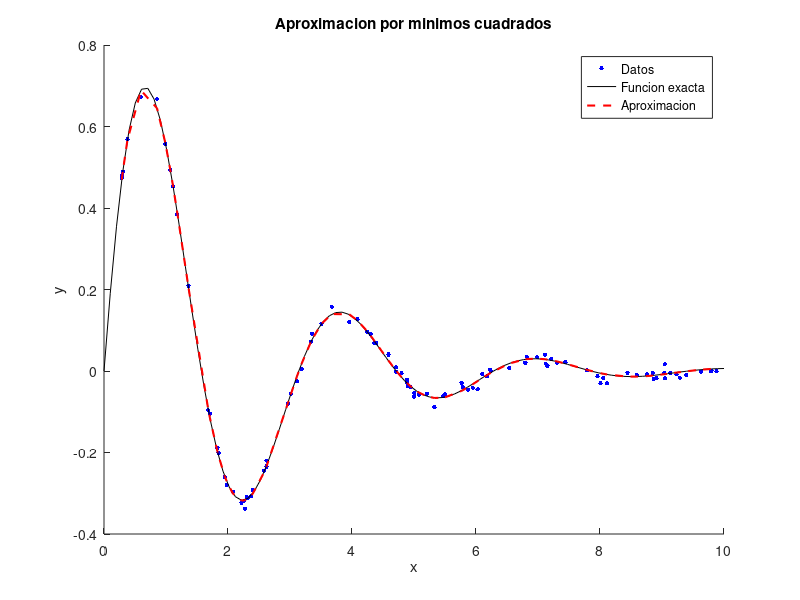
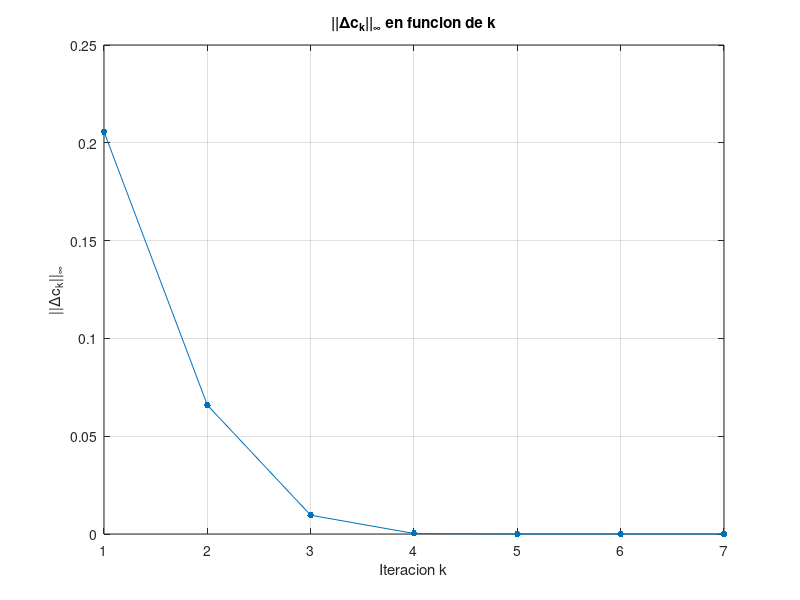
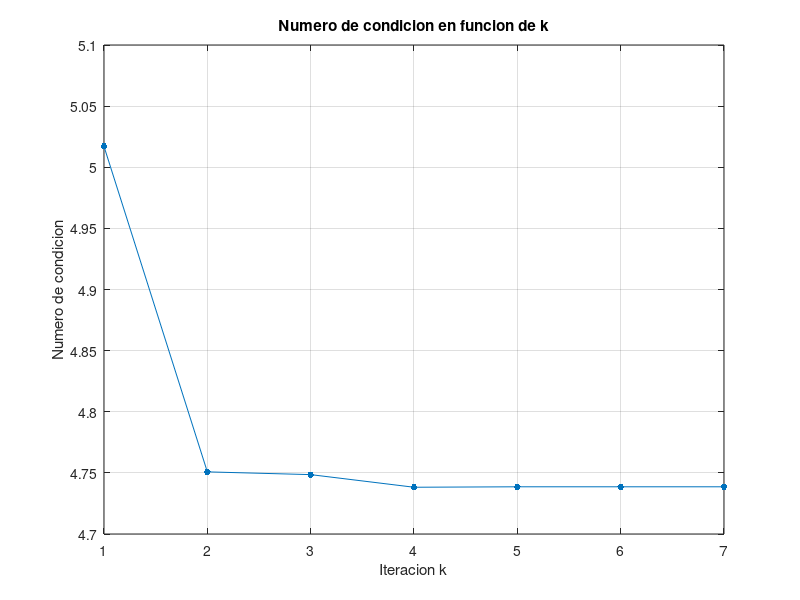

MATLAB code for these plots, in order:

%% Inciso a

data = load("data/data.mat");

%% Inciso b

function fxc = funcion(x, c)
    % 
    %   Función que evalúa 
    %   f(x, c) = c1 * exp(-c2 * x) * sin(c3 * x + c4)
    %
    %   Inputs
    %       x: vector con las x
    %       c: vector con los coeficientes [c1, c2, c3, c4]
    %
    %   Output
    %       f: valores de f(x, c) evaluados en x
    
    fxc = c(1) * exp(-c(2) * x) .* sin(c(3) * x + c(4));
end

function Jf = jacobiano_f(x, c)
    %
    %   Función que calcula el Jacobiano de f respecto a los
    %   coeficientes c = [c1, c2, c3, c4].
    %
    %   Inputs
    %       x: vector con las x
    %       c: vector con los coeficientes [c1, c2, c3, c4]
    %
    %   Output
    %       J: matriz Jacobiana evaluada en x y c
    
    Jf = zeros(length(x), 4);

    Jf(:, 1) = exp(-c(2) * x) .* sin(c(3) * x + c(4));        
    Jf(:, 2) = -c(1) * x .* exp(-c(2) * x) .* sin(c(3) * x + c(4));    
    Jf(:, 3) = c(1) * exp(-c(2) * x) .* x .* cos(c(3) * x + c(4));
    Jf(:, 4) = c(1) * exp(-c(2) * x) .* cos(c(3) * x + c(4));    
end

function [c, iter, norma_delta_c, num_cond] = minimos_cuadrados(x, y, c0)
    %
    %   Función que ejecuta el algoritmo para minimizar la diferencia
    %   entre la función f(x, c) y los valores observados y.
    %
    %   Inputs
    %       x: vector con las x
    %       y: vector con las y
    %       c0: vector con los coeficientes [c1, c2, c3, c4]
    %
    %   Outputs
    %       c: vector de coeficientes ajustados
    %       iter: número de iteraciones requeridas
    %       norma_delta_c: valor de la norma de delta c por iteración
    %       num_cond: número de condición por itereción
    
    
    tol = 1e-8;
    c = c0;
    iter = 0;
    delta_c = inf;
    num_cond = [];
    
    while norm(delta_c, inf) > tol
       
        dif = y - funcion(x, c);
        J = jacobiano_f(x, c);
        
        delta_c = (J' * J) \ (J' * dif);
        c = c + delta_c;

        iter = iter + 1; 
        norma_delta_c(iter) = norm(delta_c, inf);
        num_cond(iter) = cond(J);
    end
end

%% Inciso c

x = data.x;
y = data.y;
c0 = [1.1; 0.4; 2.1; 0.2];

% Ejecución del algoritmo
[c, iter, norma_delta_c, num_cond] = minimos_cuadrados(x, y, c0);

disp("Número de iteraciones:");
disp(iter);
disp("Coeficientes ajustados:");
disp(c);

% Función exacta
c_exact = [1; 0.5; 2; 0];
xx = linspace(0, 10);
yy = funcion(xx, c_exact);

% Gráficas
figure;
hold on;
plot(x, y, 'b.', 'DisplayName', 'Datos', 'MarkerSize', 10);
plot(xx, yy, 'k-', 'DisplayName', 'Funcion exacta');
plot(sort(x), funcion(sort(x), c), 'r--', 'DisplayName', 'Aproximacion', 'LineWidth', 1.5);
legend;
xlabel('x');
ylabel('y');
title('Aproximacion por minimos cuadrados');
hold off;

figure;
plot(1:iter, norma_delta_c, '.-', 'MarkerSize', 15);
xlabel('Iteracion k');
ylabel('||\Deltac_k||_\infty');
title('||\Deltac_k||_\infty en funcion de k');
grid on;


%% Inciso d

figure;
plot(1:iter, num_cond, '.-', 'MarkerSize', 15);
xlabel('Iteracion k');
ylabel('Numero de condicion');
title('Numero de condicion en funcion de k');
grid on;

%% Inciso e

c0 = [1; 1; 1; 1];
[c, iter] = minimos_cuadrados(x, y, c0);

disp("Número de iteraciones:");
disp(iter);
disp("Coeficientes ajustados:");
disp(c);


